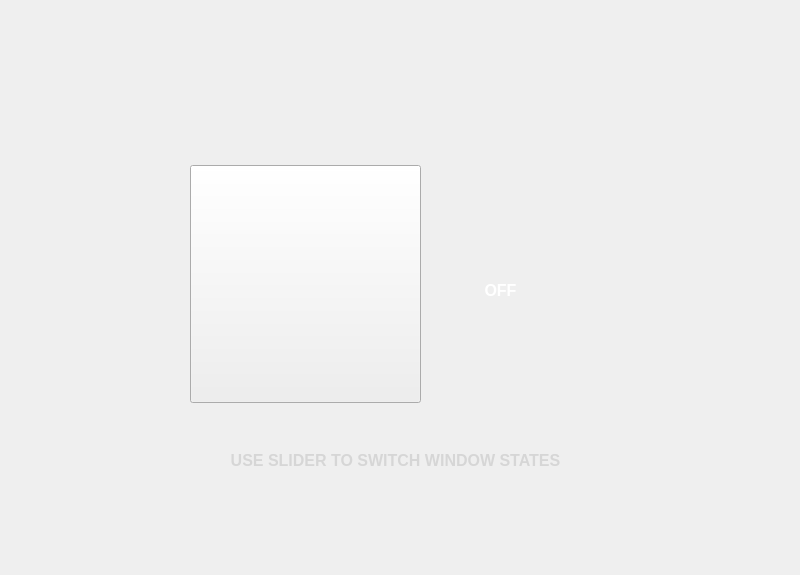
  <widget class="QWidget" name="niceBody" native="true">
   <property name="geometry">
    <rect>
     <x>15</x>
     <y>15</y>
     <width>800</width>
     <height>575</height>
    </rect>
   </property>
   <property name="cursor">
    <cursorShape>CrossCursor</cursorShape>
   </property>
   <widget class="QLabel" name="useSlider">
    <property name="geometry">
     <rect>
      <x>220</x>
      <y>450</y>
      <width>351</width>
      <height>21</height>
     </rect>
    </property>
    <property name="palette">
     <palette>
      <active>
       <colorrole role="WindowText">
        <brush brushstyle="SolidPattern">
         <color alpha="255">
          <red>214</red>
          <green>214</green>
          <blue>214</blue>
         </color>
        </brush>
       </colorrole>
       <colorrole role="Button">
        <brush brushstyle="SolidPattern">
         <color alpha="255">
          <red>255</red>
          <green>255</green>
          <blue>255</blue>
         </color>
        </brush>
       </colorrole>
       <colorrole role="Midlight">
        <brush brushstyle="SolidPattern">
         <color alpha="255">
          <red>255</red>
          <green>255</green>
          <blue>255</blue>
         </color>
        </brush>
       </colorrole>
       <colorrole role="Dark">
        <brush brushstyle="SolidPattern">
         <color alpha="255">
          <red>255</red>
          <green>255</green>
          <blue>255</blue>
         </color>
        </brush>
       </colorrole>
       <colorrole role="Mid">
        <brush brushstyle="SolidPattern">
         <color alpha="255">
          <red>255</red>
          <green>255</green>
          <blue>255</blue>
         </color>
        </brush>
       </colorrole>
       <colorrole role="Text">
        <brush brushstyle="SolidPattern">
         <color alpha="255">
          <red>214</red>
          <green>214</green>
          <blue>214</blue>
         </color>
        </brush>
       </colorrole>
       <colorrole role="ButtonText">
        <brush brushstyle="SolidPattern">
         <color alpha="255">
          <red>214</red>
          <green>214</green>
          <blue>214</blue>
         </color>
        </brush>
       </colorrole>
       <colorrole role="Base">
        <brush brushstyle="SolidPattern">
         <color alpha="255">
          <red>255</red>
          <green>255</green>
          <blue>255</blue>
         </color>
        </brush>
       </colorrole>
       <colorrole role="Window">
        <brush brushstyle="SolidPattern">
         <color alpha="255">
          <red>255</red>
          <green>255</green>
          <blue>255</blue>
         </color>
        </brush>
       </colorrole>
       <colorrole role="Shadow">
        <brush brushstyle="SolidPattern">
         <color alpha="255">
          <red>255</red>
          <green>255</green>
          <blue>255</blue>
         </color>
        </brush>
       </colorrole>
      </active>
      <inactive>
       <colorrole role="WindowText">
        <brush brushstyle="SolidPattern">
         <color alpha="255">
          <red>214</red>
          <green>214</green>
          <blue>214</blue>
         </color>
        </brush>
       </colorrole>
       <colorrole role="Button">
        <brush brushstyle="SolidPattern">
         <color alpha="255">
          <red>255</red>
          <green>255</green>
          <blue>255</blue>
         </color>
        </brush>
       </colorrole>
       <colorrole role="Midlight">
        <brush brushstyle="SolidPattern">
         <color alpha="255">
          <red>255</red>
          <green>255</green>
          <blue>255</blue>
         </color>
        </brush>
       </colorrole>
       <colorrole role="Dark">
        <brush brushstyle="SolidPattern">
         <color alpha="255">
          <red>255</red>
          <green>255</green>
          <blue>255</blue>
         </color>
        </brush>
       </colorrole>
       <colorrole role="Mid">
        <brush brushstyle="SolidPattern">
         <color alpha="255">
          <red>255</red>
          <green>255</green>
          <blue>255</blue>
         </color>
        </brush>
       </colorrole>
       <colorrole role="Text">
        <brush brushstyle="SolidPattern">
         <color alpha="255">
          <red>214</red>
          <green>214</green>
          <blue>214</blue>
         </color>
        </brush>
       </colorrole>
       <colorrole role="ButtonText">
        <brush brushstyle="SolidPattern">
         <color alpha="255">
          <red>214</red>
          <green>214</green>
          <blue>214</blue>
         </color>
        </brush>
       </colorrole>
       <colorrole role="Base">
        <brush brushstyle="SolidPattern">
         <color alpha="255">
          <red>255</red>
          <green>255</green>
          <blue>255</blue>
         </color>
        </brush>
       </colorrole>
       <colorrole role="Window">
        <brush brushstyle="SolidPattern">
         <color alpha="255">
          <red>255</red>
          <green>255</green>
          <blue>255</blue>
         </color>
        </brush>
       </colorrole>
       <colorrole role="Shadow">
        <brush brushstyle="SolidPattern">
         <color alpha="255">
          <red>255</red>
          <green>255</green>
          <blue>255</blue>
         </color>
        </brush>
       </colorrole>
      </inactive>
      <disabled>
       <colorrole role="WindowText">
        <brush brushstyle="SolidPattern">
         <color alpha="255">
          <red>214</red>
          <green>214</green>
          <blue>214</blue>
         </color>
        </brush>
       </colorrole>
       <colorrole role="Button">
        <brush brushstyle="SolidPattern">
         <color alpha="255">
          <red>255</red>
          <green>255</green>
          <blue>255</blue>
         </color>
        </brush>
       </colorrole>
       <colorrole role="Midlight">
        <brush brushstyle="SolidPattern">
         <color alpha="255">
          <red>255</red>
          <green>255</green>
          <blue>255</blue>
         </color>
        </brush>
       </colorrole>
       <colorrole role="Dark">
        <brush brushstyle="SolidPattern">
         <color alpha="255">
          <red>255</red>
          <green>255</green>
          <blue>255</blue>
         </color>
        </brush>
       </colorrole>
       <colorrole role="Mid">
        <brush brushstyle="SolidPattern">
         <color alpha="255">
          <red>255</red>
          <green>255</green>
          <blue>255</blue>
         </color>
        </brush>
       </colorrole>
       <colorrole role="Text">
        <brush brushstyle="SolidPattern">
         <color alpha="255">
          <red>214</red>
          <green>214</green>
          <blue>214</blue>
         </color>
        </brush>
       </colorrole>
       <colorrole role="ButtonText">
        <brush brushstyle="SolidPattern">
         <color alpha="255">
          <red>214</red>
          <green>214</green>
          <blue>214</blue>
         </color>
        </brush>
       </colorrole>
       <colorrole role="Base">
        <brush brushstyle="SolidPattern">
         <color alpha="255">
          <red>255</red>
          <green>255</green>
          <blue>255</blue>
         </color>
        </brush>
       </colorrole>
       <colorrole role="Window">
        <brush brushstyle="SolidPattern">
         <color alpha="255">
          <red>255</red>
          <green>255</green>
          <blue>255</blue>
         </color>
        </brush>
       </colorrole>
       <colorrole role="Shadow">
        <brush brushstyle="SolidPattern">
         <color alpha="255">
          <red>255</red>
          <green>255</green>
          <blue>255</blue>
         </color>
        </brush>
       </colorrole>
      </disabled>
     </palette>
    </property>
    <property name="font">
     <font>
      <pointsize>12</pointsize>
      <weight>75</weight>
      <bold>true</bold>
     </font>
    </property>
    <property name="autoFillBackground">
     <bool>false</bool>
    </property>
    <property name="text">
     <string>USE SLIDER TO SWITCH WINDOW STATES</string>
    </property>
    <property name="alignment">
     <set>Qt::AlignCenter</set>
    </property>
   </widget>
   <widget class="QWidget" name="niceBody_4" native="true">
    <property name="geometry">
     <rect>
      <x>0</x>
      <y>570</y>
      <width>800</width>
      <height>5</height>
     </rect>
    </property>
    <property name="cursor">
     <cursorShape>CrossCursor</cursorShape>
    </property>
   </widget>
   <widget class="QLabel" name="toggle_green">
    <property name="geometry">
     <rect>
      <x>180</x>
      <y>160</y>
      <width>451</width>
      <height>251</height>
     </rect>
    </property>
    <property name="text">
     <string/>
    </property>
    <property name="pixmap">
     <pixmap resource="hamres.qrc">:/pics/toggle - base.png</pixmap>
    </property>
   </widget>
   <widget class="QToolButton" name="toggle_but">
    <property name="geometry">
     <rect>
      <x>190</x>
      <y>165</y>
      <width>231</width>
      <height>238</height>
     </rect>
    </property>
    <property name="mouseTracking">
     <bool>false</bool>
    </property>
    <property name="toolTipDuration">
     <number>1</number>
    </property>
    <property name="text">
     <string/>
    </property>
    <property name="icon">
     <iconset resource="hamres.qrc">
      <normaloff>:/pics/circle-xxl.png</normaloff>:/pics/circle-xxl.png</iconset>
    </property>
    <property name="iconSize">
     <size>
      <width>225</width>
      <height>225</height>
     </size>
    </property>
    <property name="checkable">
     <bool>true</bool>
    </property>
   </widget>
   <widget class="QLabel" name="ON_label">
    <property name="geometry">
     <rect>
      <x>280</x>
      <y>280</y>
      <width>41</width>
      <height>21</height>
     </rect>
    </property>
    <property name="palette">
     <palette>
      <active>
       <colorrole role="WindowText">
        <brush brushstyle="SolidPattern">
         <color alpha="255">
          <red>255</red>
          <green>255</green>
          <blue>255</blue>
         </color>
        </brush>
       </colorrole>
       <colorrole role="Button">
        <brush brushstyle="SolidPattern">
         <color alpha="255">
          <red>255</red>
          <green>255</green>
          <blue>255</blue>
         </color>
        </brush>
       </colorrole>
       <colorrole role="Midlight">
        <brush brushstyle="SolidPattern">
         <color alpha="255">
          <red>255</red>
          <green>255</green>
          <blue>255</blue>
         </color>
        </brush>
       </colorrole>
       <colorrole role="Dark">
        <brush brushstyle="SolidPattern">
         <color alpha="255">
          <red>255</red>
          <green>255</green>
          <blue>255</blue>
         </color>
        </brush>
       </colorrole>
       <colorrole role="Mid">
        <brush brushstyle="SolidPattern">
         <color alpha="255">
          <red>255</red>
          <green>255</green>
          <blue>255</blue>
         </color>
        </brush>
       </colorrole>
       <colorrole role="Text">
        <brush brushstyle="SolidPattern">
         <color alpha="255">
          <red>255</red>
          <green>255</green>
          <blue>255</blue>
         </color>
        </brush>
       </colorrole>
       <colorrole role="ButtonText">
        <brush brushstyle="SolidPattern">
         <color alpha="255">
          <red>255</red>
          <green>255</green>
          <blue>255</blue>
         </color>
        </brush>
       </colorrole>
       <colorrole role="Base">
        <brush brushstyle="SolidPattern">
         <color alpha="255">
          <red>255</red>
          <green>255</green>
          <blue>255</blue>
         </color>
        </brush>
       </colorrole>
       <colorrole role="Window">
        <brush brushstyle="SolidPattern">
         <color alpha="255">
          <red>255</red>
          <green>255</green>
          <blue>255</blue>
         </color>
        </brush>
       </colorrole>
       <colorrole role="Shadow">
        <brush brushstyle="SolidPattern">
         <color alpha="255">
          <red>255</red>
          <green>255</green>
          <blue>255</blue>
         </color>
        </brush>
       </colorrole>
      </active>
      <inactive>
       <colorrole role="WindowText">
        <brush brushstyle="SolidPattern">
         <color alpha="255">
          <red>255</red>
          <green>255</green>
          <blue>255</blue>
         </color>
        </brush>
       </colorrole>
       <colorrole role="Button">
        <brush brushstyle="SolidPattern">
         <color alpha="255">
          <red>255</red>
          <green>255</green>
          <blue>255</blue>
         </color>
        </brush>
       </colorrole>
       <colorrole role="Midlight">
        <brush brushstyle="SolidPattern">
         <color alpha="255">
          <red>255</red>
          <green>255</green>
          <blue>255</blue>
         </color>
        </brush>
       </colorrole>
       <colorrole role="Dark">
        <brush brushstyle="SolidPattern">
         <color alpha="255">
          <red>255</red>
          <green>255</green>
          <blue>255</blue>
         </color>
        </brush>
       </colorrole>
       <colorrole role="Mid">
        <brush brushstyle="SolidPattern">
         <color alpha="255">
          <red>255</red>
          <green>255</green>
          <blue>255</blue>
         </color>
        </brush>
       </colorrole>
       <colorrole role="Text">
        <brush brushstyle="SolidPattern">
         <color alpha="255">
          <red>255</red>
          <green>255</green>
          <blue>255</blue>
         </color>
        </brush>
       </colorrole>
       <colorrole role="ButtonText">
        <brush brushstyle="SolidPattern">
         <color alpha="255">
          <red>255</red>
          <green>255</green>
          <blue>255</blue>
         </color>
        </brush>
       </colorrole>
       <colorrole role="Base">
        <brush brushstyle="SolidPattern">
         <color alpha="255">
          <red>255</red>
          <green>255</green>
          <blue>255</blue>
         </color>
        </brush>
       </colorrole>
       <colorrole role="Window">
        <brush brushstyle="SolidPattern">
         <color alpha="255">
          <red>255</red>
          <green>255</green>
          <blue>255</blue>
         </color>
        </brush>
       </colorrole>
       <colorrole role="Shadow">
        <brush brushstyle="SolidPattern">
         <color alpha="255">
          <red>255</red>
          <green>255</green>
          <blue>255</blue>
         </color>
        </brush>
       </colorrole>
      </inactive>
      <disabled>
       <colorrole role="WindowText">
        <brush brushstyle="SolidPattern">
         <color alpha="255">
          <red>255</red>
          <green>255</green>
          <blue>255</blue>
         </color>
        </brush>
       </colorrole>
       <colorrole role="Button">
        <brush brushstyle="SolidPattern">
         <color alpha="255">
          <red>255</red>
          <green>255</green>
          <blue>255</blue>
         </color>
        </brush>
       </colorrole>
       <colorrole role="Midlight">
        <brush brushstyle="SolidPattern">
         <color alpha="255">
          <red>255</red>
          <green>255</green>
          <blue>255</blue>
         </color>
        </brush>
       </colorrole>
       <colorrole role="Dark">
        <brush brushstyle="SolidPattern">
         <color alpha="255">
          <red>255</red>
          <green>255</green>
          <blue>255</blue>
         </color>
        </brush>
       </colorrole>
       <colorrole role="Mid">
        <brush brushstyle="SolidPattern">
         <color alpha="255">
          <red>255</red>
          <green>255</green>
          <blue>255</blue>
         </color>
        </brush>
       </colorrole>
       <colorrole role="Text">
        <brush brushstyle="SolidPattern">
         <color alpha="255">
          <red>255</red>
          <green>255</green>
          <blue>255</blue>
         </color>
        </brush>
       </colorrole>
       <colorrole role="ButtonText">
        <brush brushstyle="SolidPattern">
         <color alpha="255">
          <red>255</red>
          <green>255</green>
          <blue>255</blue>
         </color>
        </brush>
       </colorrole>
       <colorrole role="Base">
        <brush brushstyle="SolidPattern">
         <color alpha="255">
          <red>255</red>
          <green>255</green>
          <blue>255</blue>
         </color>
        </brush>
       </colorrole>
       <colorrole role="Window">
        <brush brushstyle="SolidPattern">
         <color alpha="255">
          <red>255</red>
          <green>255</green>
          <blue>255</blue>
         </color>
        </brush>
       </colorrole>
       <colorrole role="Shadow">
        <brush brushstyle="SolidPattern">
         <color alpha="255">
          <red>255</red>
          <green>255</green>
          <blue>255</blue>
         </color>
        </brush>
       </colorrole>
      </disabled>
     </palette>
    </property>
    <property name="font">
     <font>
      <pointsize>12</pointsize>
      <weight>75</weight>
      <bold>true</bold>
     </font>
    </property>
    <property name="autoFillBackground">
     <bool>false</bool>
    </property>
    <property name="text">
     <string>ON</string>
    </property>
    <property name="alignment">
     <set>Qt::AlignCenter</set>
    </property>
   </widget>
   <widget class="QLabel" name="OFF_label">
    <property name="geometry">
     <rect>
      <x>480</x>
      <y>280</y>
      <width>41</width>
      <height>21</height>
     </rect>
    </property>
    <property name="palette">
     <palette>
      <active>
       <colorrole role="WindowText">
        <brush brushstyle="SolidPattern">
         <color alpha="255">
          <red>255</red>
          <green>255</green>
          <blue>255</blue>
         </color>
        </brush>
       </colorrole>
       <colorrole role="Button">
        <brush brushstyle="SolidPattern">
         <color alpha="255">
          <red>255</red>
          <green>255</green>
          <blue>255</blue>
         </color>
        </brush>
       </colorrole>
       <colorrole role="Midlight">
        <brush brushstyle="SolidPattern">
         <color alpha="255">
          <red>255</red>
          <green>255</green>
          <blue>255</blue>
         </color>
        </brush>
       </colorrole>
       <colorrole role="Dark">
        <brush brushstyle="SolidPattern">
         <color alpha="255">
          <red>255</red>
          <green>255</green>
          <blue>255</blue>
         </color>
        </brush>
       </colorrole>
       <colorrole role="Mid">
        <brush brushstyle="SolidPattern">
         <color alpha="255">
          <red>255</red>
          <green>255</green>
          <blue>255</blue>
         </color>
        </brush>
       </colorrole>
       <colorrole role="Text">
        <brush brushstyle="SolidPattern">
         <color alpha="255">
          <red>255</red>
          <green>255</green>
          <blue>255</blue>
         </color>
        </brush>
       </colorrole>
       <colorrole role="ButtonText">
        <brush brushstyle="SolidPattern">
         <color alpha="255">
          <red>255</red>
          <green>255</green>
          <blue>255</blue>
         </color>
        </brush>
       </colorrole>
       <colorrole role="Base">
        <brush brushstyle="SolidPattern">
         <color alpha="255">
          <red>255</red>
          <green>255</green>
          <blue>255</blue>
         </color>
        </brush>
       </colorrole>
       <colorrole role="Window">
        <brush brushstyle="SolidPattern">
         <color alpha="255">
          <red>255</red>
          <green>255</green>
          <blue>255</blue>
         </color>
        </brush>
       </colorrole>
       <colorrole role="Shadow">
        <brush brushstyle="SolidPattern">
         <color alpha="255">
          <red>255</red>
          <green>255</green>
          <blue>255</blue>
         </color>
        </brush>
       </colorrole>
      </active>
      <inactive>
       <colorrole role="WindowText">
        <brush brushstyle="SolidPattern">
         <color alpha="255">
          <red>255</red>
          <green>255</green>
          <blue>255</blue>
         </color>
        </brush>
       </colorrole>
       <colorrole role="Button">
        <brush brushstyle="SolidPattern">
         <color alpha="255">
          <red>255</red>
          <green>255</green>
          <blue>255</blue>
         </color>
        </brush>
       </colorrole>
       <colorrole role="Midlight">
        <brush brushstyle="SolidPattern">
         <color alpha="255">
          <red>255</red>
          <green>255</green>
          <blue>255</blue>
         </color>
        </brush>
       </colorrole>
       <colorrole role="Dark">
        <brush brushstyle="SolidPattern">
         <color alpha="255">
          <red>255</red>
          <green>255</green>
          <blue>255</blue>
         </color>
        </brush>
       </colorrole>
       <colorrole role="Mid">
        <brush brushstyle="SolidPattern">
         <color alpha="255">
          <red>255</red>
          <green>255</green>
          <blue>255</blue>
         </color>
        </brush>
       </colorrole>
       <colorrole role="Text">
        <brush brushstyle="SolidPattern">
         <color alpha="255">
          <red>255</red>
          <green>255</green>
          <blue>255</blue>
         </color>
        </brush>
       </colorrole>
       <colorrole role="ButtonText">
        <brush brushstyle="SolidPattern">
         <color alpha="255">
          <red>255</red>
          <green>255</green>
          <blue>255</blue>
         </color>
        </brush>
       </colorrole>
       <colorrole role="Base">
        <brush brushstyle="SolidPattern">
         <color alpha="255">
          <red>255</red>
          <green>255</green>
          <blue>255</blue>
         </color>
        </brush>
       </colorrole>
       <colorrole role="Window">
        <brush brushstyle="SolidPattern">
         <color alpha="255">
          <red>255</red>
          <green>255</green>
          <blue>255</blue>
         </color>
        </brush>
       </colorrole>
       <colorrole role="Shadow">
        <brush brushstyle="SolidPattern">
         <color alpha="255">
          <red>255</red>
          <green>255</green>
          <blue>255</blue>
         </color>
        </brush>
       </colorrole>
      </inactive>
      <disabled>
       <colorrole role="WindowText">
        <brush brushstyle="SolidPattern">
         <color alpha="255">
          <red>255</red>
          <green>255</green>
          <blue>255</blue>
         </color>
        </brush>
       </colorrole>
       <colorrole role="Button">
        <brush brushstyle="SolidPattern">
         <color alpha="255">
          <red>255</red>
          <green>255</green>
          <blue>255</blue>
         </color>
        </brush>
       </colorrole>
       <colorrole role="Midlight">
        <brush brushstyle="SolidPattern">
         <color alpha="255">
          <red>255</red>
          <green>255</green>
          <blue>255</blue>
         </color>
        </brush>
       </colorrole>
       <colorrole role="Dark">
        <brush brushstyle="SolidPattern">
         <color alpha="255">
          <red>255</red>
          <green>255</green>
          <blue>255</blue>
         </color>
        </brush>
       </colorrole>
       <colorrole role="Mid">
        <brush brushstyle="SolidPattern">
         <color alpha="255">
          <red>255</red>
          <green>255</green>
          <blue>255</blue>
         </color>
        </brush>
       </colorrole>
       <colorrole role="Text">
        <brush brushstyle="SolidPattern">
         <color alpha="255">
          <red>255</red>
          <green>255</green>
          <blue>255</blue>
         </color>
        </brush>
       </colorrole>
       <colorrole role="ButtonText">
        <brush brushstyle="SolidPattern">
         <color alpha="255">
          <red>255</red>
          <green>255</green>
          <blue>255</blue>
         </color>
        </brush>
       </colorrole>
       <colorrole role="Base">
        <brush brushstyle="SolidPattern">
         <color alpha="255">
          <red>255</red>
          <green>255</green>
          <blue>255</blue>
         </color>
        </brush>
       </colorrole>
       <colorrole role="Window">
        <brush brushstyle="SolidPattern">
         <color alpha="255">
          <red>255</red>
          <green>255</green>
          <blue>255</blue>
         </color>
        </brush>
       </colorrole>
       <colorrole role="Shadow">
        <brush brushstyle="SolidPattern">
         <color alpha="255">
          <red>255</red>
          <green>255</green>
          <blue>255</blue>
         </color>
        </brush>
       </colorrole>
      </disabled>
     </palette>
    </property>
    <property name="font">
     <font>
      <pointsize>12</pointsize>
      <weight>75</weight>
      <bold>true</bold>
     </font>
    </property>
    <property name="autoFillBackground">
     <bool>false</bool>
    </property>
    <property name="text">
     <string>OFF</string>
    </property>
    <property name="alignment">
     <set>Qt::AlignCenter</set>
    </property>
   </widget>
   <widget class="QLabel" name="toggle_grey">
    <property name="geometry">
     <rect>
      <x>180</x>
      <y>160</y>
      <width>451</width>
      <height>251</height>
     </rect>
    </property>
    <property name="text">
     <string/>
    </property>
    <property name="pixmap">
     <pixmap resource="hamres.qrc">:/pics/toggle - base_grey.png</pixmap>
    </property>
   </widget>
   <zorder>useSlider</zorder>
   <zorder>niceBody_4</zorder>
   <zorder>toggle_green</zorder>
   <zorder>toggle_grey</zorder>
   <zorder>OFF_label</zorder>
   <zorder>ON_label</zorder>
   <zorder>toggle_but</zorder>
  </widget>
